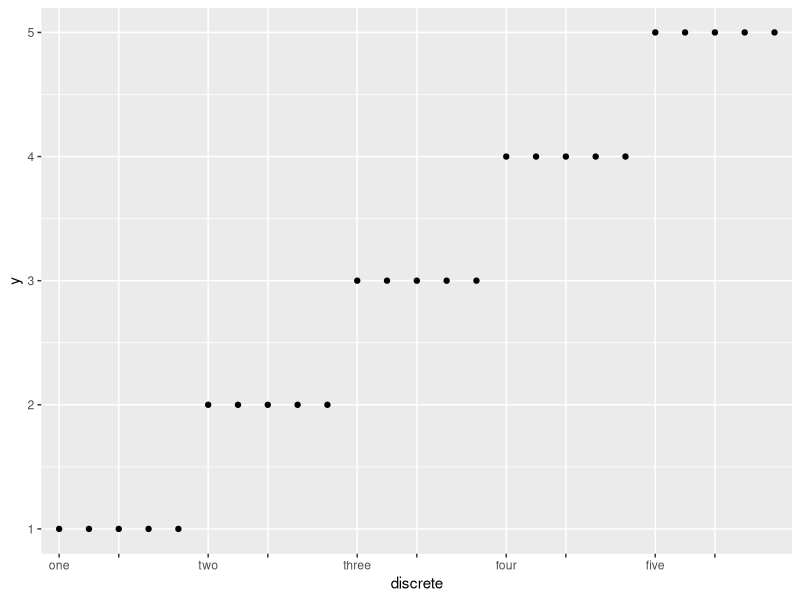
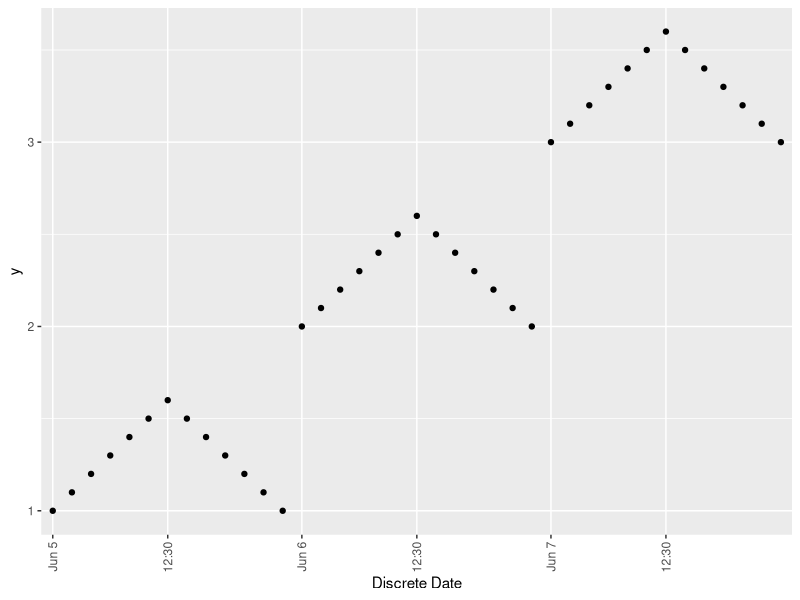
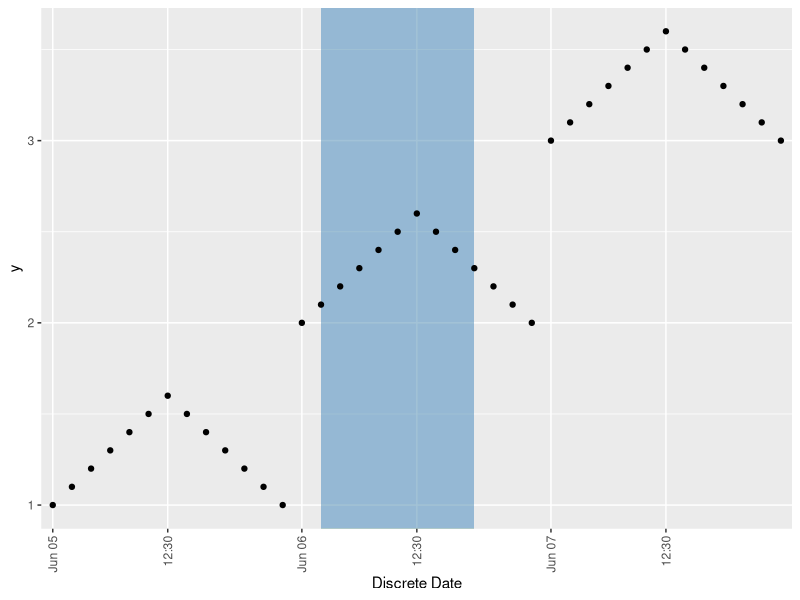

R code for these plots, in order:
library(tidyverse)
library(lubridate, warn.conflicts = false)

t <- tribble(~x, ~y,
             1, 1,
             2, 1,
             3, 1,
             4, 1,
             5, 1,
             8, 2,
             9, 2,
             10, 2,
             11, 2,
             12, 2,
             15, 3,
             16, 3,
             17, 3,
             18, 3,
             19, 3,
             22, 4,
             23, 4,
             24, 4,
             25, 4,
             26, 4,
             29, 5,
             30, 5,
             31, 5,
             32, 5,
             33, 5)
table(t)
head(t)

t %>% 
  ggplot(aes(x = factor(x), y = y)) + 
  geom_point() +
  scale_x_discrete(
    name = "discrete", 
    breaks = c(1,3,8,10,15,17,22,24,29,31),
    labels = c("one","","two","","three","","four","","five",""))

d <- tribble(~x, ~y,
             ymd_hm("2023-06-05T09:30"), 1,
             ymd_hm("2023-06-05T10:00"), 1.1,
             ymd_hm("2023-06-05T10:30"), 1.2,
             ymd_hm("2023-06-05T11:00"), 1.3,
             ymd_hm("2023-06-05T11:30"), 1.4,
             ymd_hm("2023-06-05T12:00"), 1.5,
             ymd_hm("2023-06-05T12:30"), 1.6,
             ymd_hm("2023-06-05T13:00"), 1.5,
             ymd_hm("2023-06-05T13:30"), 1.4,
             ymd_hm("2023-06-05T14:00"), 1.3,
             ymd_hm("2023-06-05T14:30"), 1.2,
             ymd_hm("2023-06-05T15:00"), 1.1,
             ymd_hm("2023-06-05T15:30"), 1,
             ymd_hm("2023-06-06T09:30"), 2,
             ymd_hm("2023-06-06T10:00"), 2.1,
             ymd_hm("2023-06-06T10:30"), 2.2,
             ymd_hm("2023-06-06T11:00"), 2.3,
             ymd_hm("2023-06-06T11:30"), 2.4,
             ymd_hm("2023-06-06T12:00"), 2.5,
             ymd_hm("2023-06-06T12:30"), 2.6,
             ymd_hm("2023-06-06T13:00"), 2.5,
             ymd_hm("2023-06-06T13:30"), 2.4,
             ymd_hm("2023-06-06T14:00"), 2.3,
             ymd_hm("2023-06-06T14:30"), 2.2,
             ymd_hm("2023-06-06T15:00"), 2.1,
             ymd_hm("2023-06-06T15:30"), 2,
             ymd_hm("2023-06-07T09:30"), 3,
             ymd_hm("2023-06-07T10:00"), 3.1,
             ymd_hm("2023-06-07T10:30"), 3.2,
             ymd_hm("2023-06-07T11:00"), 3.3,
             ymd_hm("2023-06-07T11:30"), 3.4,
             ymd_hm("2023-06-07T12:00"), 3.5,
             ymd_hm("2023-06-07T12:30"), 3.6,
             ymd_hm("2023-06-07T13:00"), 3.5,
             ymd_hm("2023-06-07T13:30"), 3.4,
             ymd_hm("2023-06-07T14:00"), 3.3,
             ymd_hm("2023-06-07T14:30"), 3.2,
             ymd_hm("2023-06-07T15:00"), 3.1,
             ymd_hm("2023-06-07T15:30"), 3,)

d %>% 
  ggplot(aes(x = factor(x), y = y)) +
  geom_point() + 
  scale_x_discrete(
    name = "Discrete Date",
    breaks = c("2023-06-05 09:30:00","2023-06-05 12:30:00","2023-06-06 09:30:00","2023-06-06 12:30:00","2023-06-07 09:30:00","2023-06-07 12:30:00"),
    labels = c("Jun 5","12:30","Jun 6", "12:30","Jun 7", "12:30")
  ) +
  # scale_x_datetime(
  #   "Date",
  #   breaks = scales::breaks_width("1 days"), 
  #   labels = scales::label_date("%m/%d")
  # )
  theme(axis.text.x = element_text(angle = 90, hjust = 1, vjust = 0.5))

f <- factor(d$x)
typeof(f)
class(f)
levels(f)

# library(glue)
# str_glue('{format(testDate, "%b %d")}', testDate = ymd_hm("2023-06-05T09:30"))
dttm <- ymd_hm("2023-06-05T09:30")
format(dttm, "%b %d")
format(dttm, "%H:%M")

format(dttm, "%H:%M") == "09:30"
format(dttm, "%H:%M") %in% c("09:30", "12:30")
format(dttm, "%H:%M") %>%  is.element(c("09:30", "12:30"))

dBreaks <- d$x %>% purrr::keep(function(x) format(x, "%H:%M") %in% c("09:30", "12:30"))
dBreaks

dLabels <- dBreaks %>% purrr::map_chr(function(x) { if_else(format(x, "%H:%M") == "09:30", format(x, "%b %d"), format(x, "%H:%M")) })
dLabels

z <- tribble(~xmins,~xmaxs, ~ymins, ~ymaxs,
             "2023-06-06 10:00:00", "2023-06-06 14:00:00", -Inf, Inf,
             "2023-06-07 11:00:00", "2023-06-07 13:30:00", -Inf, Inf)

d %>% 
  ggplot(aes(x = factor(x), y = y)) +
  # ggplot() +
  geom_rect(aes(xmin = "2023-06-06 10:00:00", xmax = "2023-06-06 14:00:00", ymin = -Inf, ymax = Inf), fill = "steelblue", colour = "transparent", alpha = 0.01) +
  # geom_rect(data = z, aes(xmin = xmins, xmax = xmaxs, ymin = ymins, ymax = ymaxs), fill = "steelblue", colour = "transparent", alpha = 0.01) +
  geom_point() +
  # geom_point(data = d, aes(x = factor(x), y = y)) +
  scale_x_discrete(
    name = "Discrete Date",
    breaks = factor(dBreaks),
    labels = dLabels
  ) +
  theme(axis.text.x = element_text(angle = 90, hjust = 1, vjust = 0.5))
